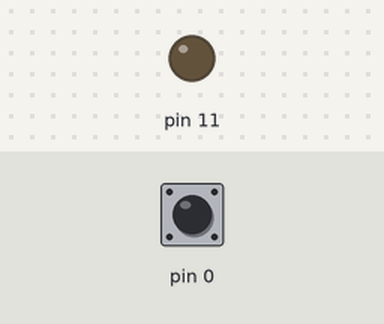
A sketch run on a simulated Arduino Uno, built with avr-gcc and run on an emulated ATmega328P. Parts: output pins drawn as LEDs (lit = HIGH). The test bench sets the inputs (shaded band); at power-on: pin 0 HIGH.

Above: at 1.2 s.
1.3 s: pin 0 pulled LOW for 0.15 s
At 1.4 s:
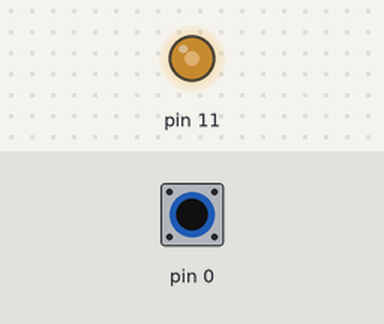
3.0 s: pin 0 pulled LOW for 1 s
At 5.2 s:
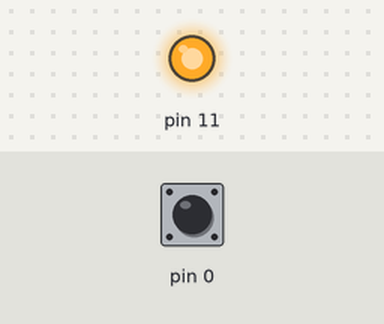
5.5 s: pin 0 pulled LOW for 3.2 s
At 6.4 s:
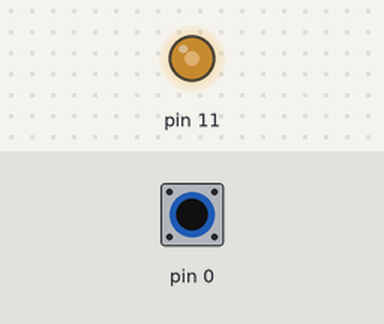
Timing chart, 0 to 10.2 s (numbered marks = the images above; inputs shaded):
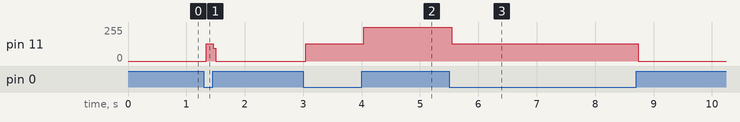

Measured:
- after the input at 1.3 s, pin 11: 0/255 → 129/255 at once, → 0/255 0.12 s later
- after the input at 3.0 s, pin 11: 0/255 → 129/255 at once, → 255/255 1.0 s later
- after the input at 5.5 s, pin 11: 255/255 → 129/255 at once, → 0/255 3.2 s later

The sketch:

sketch_nov18a.ino
```cpp
int previous_val = HIGH;
int output_val = LOW;


void setup() {
  // put your setup code here, to run once:
  pinMode(11, OUTPUT);
  pinMode(0, INPUT_PULLUP);
}

void loop() {
  int current_val = digitalRead(0);
   if (current_val != previous_val && previous_val == HIGH)
   {
    if (output_val == LOW)
    {
      output_val = HIGH;
    }
    else
    {
      output_val = LOW;
    }
   }
   current_val = previous_val;
   digitalWrite(11, output_val);
  // put your main code here, to run repeatedly:

}
```
